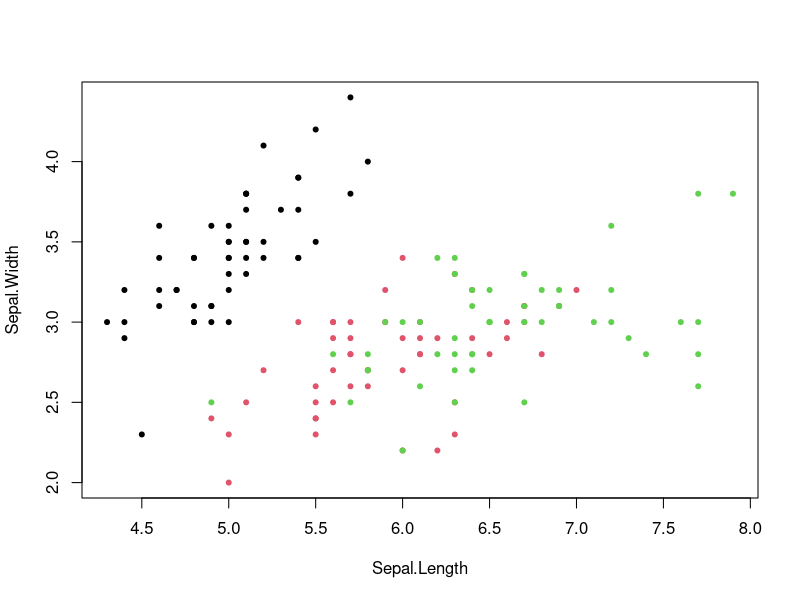

Generate this figure with R: (Note: this script raises an error after producing the figure.)
dane = iris[1:2]
plot(dane, pch=20, col=iris$Species)

-----

b = dist(dane)
model = hclust(b, method="average")
plot(model)

model_cut = cutree(model, 4)
plot(dane, pch=20, col=model_cut)

-----
  
skupienia = kmeans(dane, 3, nstart=100.0)
plot(dane, pch=20, col=skupienia$cluster)
